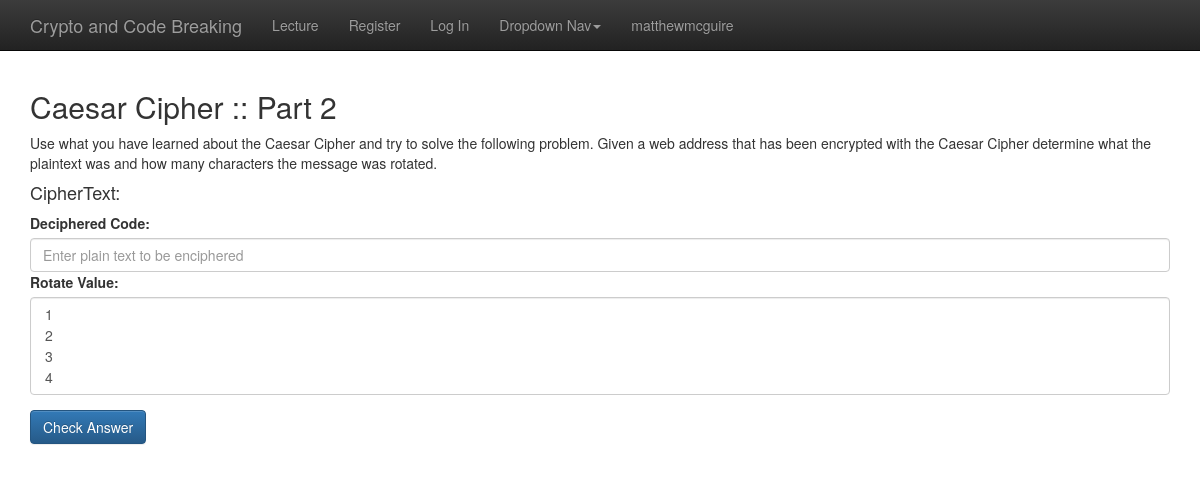
Page /caesar_ii/ (signed in) on the committed database.
### bs_theme/models.py (models this page shows, shortened)
class Challenge(models.Model):
	title = models.CharField(max_length=120)
	content = models.TextField()
	points_value = models.PositiveSmallIntegerField()
	updated = models.DateTimeField(auto_now=True, auto_now_add=False)
	points_limited = models.BooleanField(default=True)
	timestamp = models.DateTimeField(auto_now=False, auto_now_add=True)

### bs_theme/views.py (the view)
# urls.py: url(r'^caesar_ii/$', views.caesar_ii, name='caesar_ii'),
def caesar_ii(request):
    c = Challenges()
    challenge = Challenge.objects.filter(id=2)
    choices = []
    for x in range(1,27):
        choices.append(x)
    answer_pt = 'www.secretstash.com'
    if request.method == 'GET':
        data = request.GET
        user_pt = data.get('user_pt')
        user_rot = str(data.get('user_rot'))
        answer_rot = data.get('answer_rot')
        answered = data.get('answered')
        print answered
        print 'pre answer_rot: ' + str(answer_rot)
        if not answer_rot or answered:
            answer_rot = random.randint(1,26)
        print answer_rot
        answer_ct = c.get_caesar(answer_rot, answer_pt)
        context = {'challenge':challenge,
            'choices': choices,
            'answer_ct':answer_ct,
            'answer_rot': answer_rot}
        user_id = data.get('user_id')
        c = Challenges()
        correct = c.caesar_ii(user_pt, user_rot, answer_pt, answer_rot, user_id)
        if correct:
            context.update({'correct':correct})
    return render(request, 'bs_theme/caesar_ii.html', context)

### bs_theme/challenges.py (called while the page is built)
	def get_caesar(self, rotate, plaintext):
		if rotate and plaintext:
			return Caesar(int(rotate)).encipher(str(plaintext), True)
		else:
			return ''

	def caesar_ii(self, user_pt, user_rot, answer_pt, answer_rot, user_id):
		answer_correct = False
		if user_pt == answer_pt and user_rot == answer_rot:
			answer_correct = True
			points_value = 10
			previous_score = UserScore.objects.get(user_id_id=user_id)
			previous_score.score += points_value
			previous_score.save()
		return answer_correct

### bs_theme/templates/bs_theme/caesar_ii.html (shortened to what this page needs)
{% extends 'base.html' %}
{% block content %}
	<div class="container theme-showcase" role="main">
		{% for c in challenge %}
		<h2>{{ c.title }}</h2>
		<p> {{ c.content }}
		{% endfor %}
		<form action="{% url 'bs_theme:caesar_ii' %}" method="get">
              <div class="form-group">
              	<h4>CipherText: {{ answer_ct }}</h4>
			    <label for="plaintext">Deciphered Code: </label>
			    <input type="text" class="form-control" id="user_pt" aria-describedby="emailHelp" placeholder="Enter plain text to be enciphered" name="user_pt">
			      <div class="form-group">
				    <label for="rotate">Rotate Value: </label>
				    <select multiple class="form-control" id="user_rot" name="user_rot">
				    	{% for x in choices %}
				     	<option>{{ x }}</option>
				     	{% endfor %}
				    </select>
  				</div>
			    <button type="submit" class="btn btn-primary">Check Answer</button>
			  </div>
		</form>
	</div>
{% endblock %}

### bs_theme/templates/base.html (shortened to what this page needs)
{% load static %}
<!DOCTYPE html>
<html lang="en">
  <head>
    <link href="{% static 'css/bootstrap.min.css' %}" rel="stylesheet">
    <link href="{% static 'css/bootstrap-theme.min.css' %}" rel="stylesheet">
    <link href="{% static 'bs_theme/theme.css' %}" rel="stylesheet">
  </head>
  <body>
    <nav class="navbar navbar-inverse navbar-fixed-top">
      <div class="container">
        <div class="navbar-header">
          <a class="navbar-brand" href="{% url 'bs_theme:index' %}">Crypto and Code Breaking</a>
        </div>
        <div id="navbar" class="navbar-collapse collapse">
          <ul class="nav navbar-nav">
            <li><a href="{% url 'bs_theme:index' %}">Lecture</a></li>
            <li><a href="{% url 'bs_theme:register' %}">Register</a></li>
            <li><a href="{% url 'bs_theme:login' %}">Log In</a></li>
            <li class="dropdown">
              <a href="#" class="dropdown-toggle" data-toggle="dropdown" role="button" aria-haspopup="true" aria-expanded="false">Dropdown Nav<span class="caret"></span></a>
            </li>
            {% if user.is_authenticated %}
              <li><a class="right-side-button" href="#">{{ user.get_username }}</a></li>
            {% endif %}
          </ul>
        </div>
      </div>
    </nav>
    {% block content %}
    {% endblock %}
    </body>
</html>

### bs_theme/static/bs_theme/theme.css (style rules this page uses)
body { padding-top: 70px; padding-bottom: 30px; }

### rows in the picture
Challenge: title "Caesar Cipher :: Part 2", content "Use what you have learned about the Caesar Cipher and try to solve the following problem. Given a web address that has been encrypted with the Caesar Cipher determine what the plaintext was and how many characters the message was rotated."

### other values in the picture
{{ user.get_username }} "matthewmcguire"
